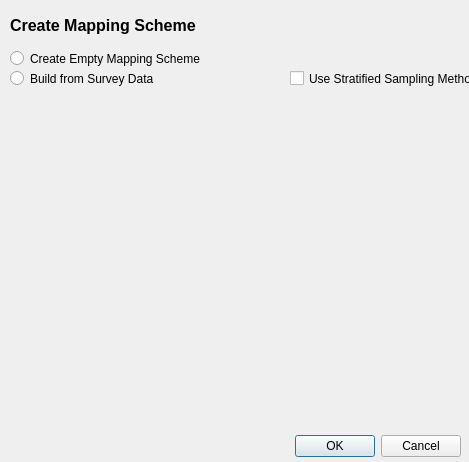
<?xml version="1.0" encoding="UTF-8"?>
<ui version="4.0">
 <class>msOptionsDialog</class>
 <widget class="QDialog" name="msOptionsDialog">
  <property name="geometry">
   <rect>
    <x>0</x>
    <y>0</y>
    <width>469</width>
    <height>462</height>
   </rect>
  </property>
  <property name="sizePolicy">
   <sizepolicy hsizetype="Fixed" vsizetype="Fixed">
    <horstretch>0</horstretch>
    <verstretch>0</verstretch>
   </sizepolicy>
  </property>
  <property name="windowTitle">
   <string>Create Mapping Scheme</string>
  </property>
  <widget class="QDialogButtonBox" name="buttons">
   <property name="geometry">
    <rect>
     <x>290</x>
     <y>430</y>
     <width>171</width>
     <height>32</height>
    </rect>
   </property>
   <property name="orientation">
    <enum>Qt::Horizontal</enum>
   </property>
   <property name="standardButtons">
    <set>QDialogButtonBox::Cancel|QDialogButtonBox::Ok</set>
   </property>
  </widget>
  <widget class="QRadioButton" name="radioEmptyMS">
   <property name="geometry">
    <rect>
     <x>10</x>
     <y>50</y>
     <width>281</width>
     <height>17</height>
    </rect>
   </property>
   <property name="text">
    <string>Create Empty Mapping Scheme</string>
   </property>
  </widget>
  <widget class="QRadioButton" name="radioBuildMS">
   <property name="geometry">
    <rect>
     <x>10</x>
     <y>70</y>
     <width>281</width>
     <height>17</height>
    </rect>
   </property>
   <property name="text">
    <string>Build from Survey Data</string>
   </property>
  </widget>
  <widget class="QLabel" name="lb_title">
   <property name="geometry">
    <rect>
     <x>10</x>
     <y>10</y>
     <width>341</width>
     <height>31</height>
    </rect>
   </property>
   <property name="font">
    <font>
     <pointsize>12</pointsize>
     <weight>75</weight>
     <bold>true</bold>
    </font>
   </property>
   <property name="text">
    <string>Create Mapping Scheme</string>
   </property>
  </widget>
  <widget class="QCheckBox" name="ck_use_sampling">
   <property name="geometry">
    <rect>
     <x>290</x>
     <y>70</y>
     <width>211</width>
     <height>17</height>
    </rect>
   </property>
   <property name="text">
    <string>Use Stratified Sampling Method</string>
   </property>
  </widget>
 </widget>
 <resources>
  <include location="resources/SIDDResource.qrc"/>
 </resources>
 <connections/>
</ui>
